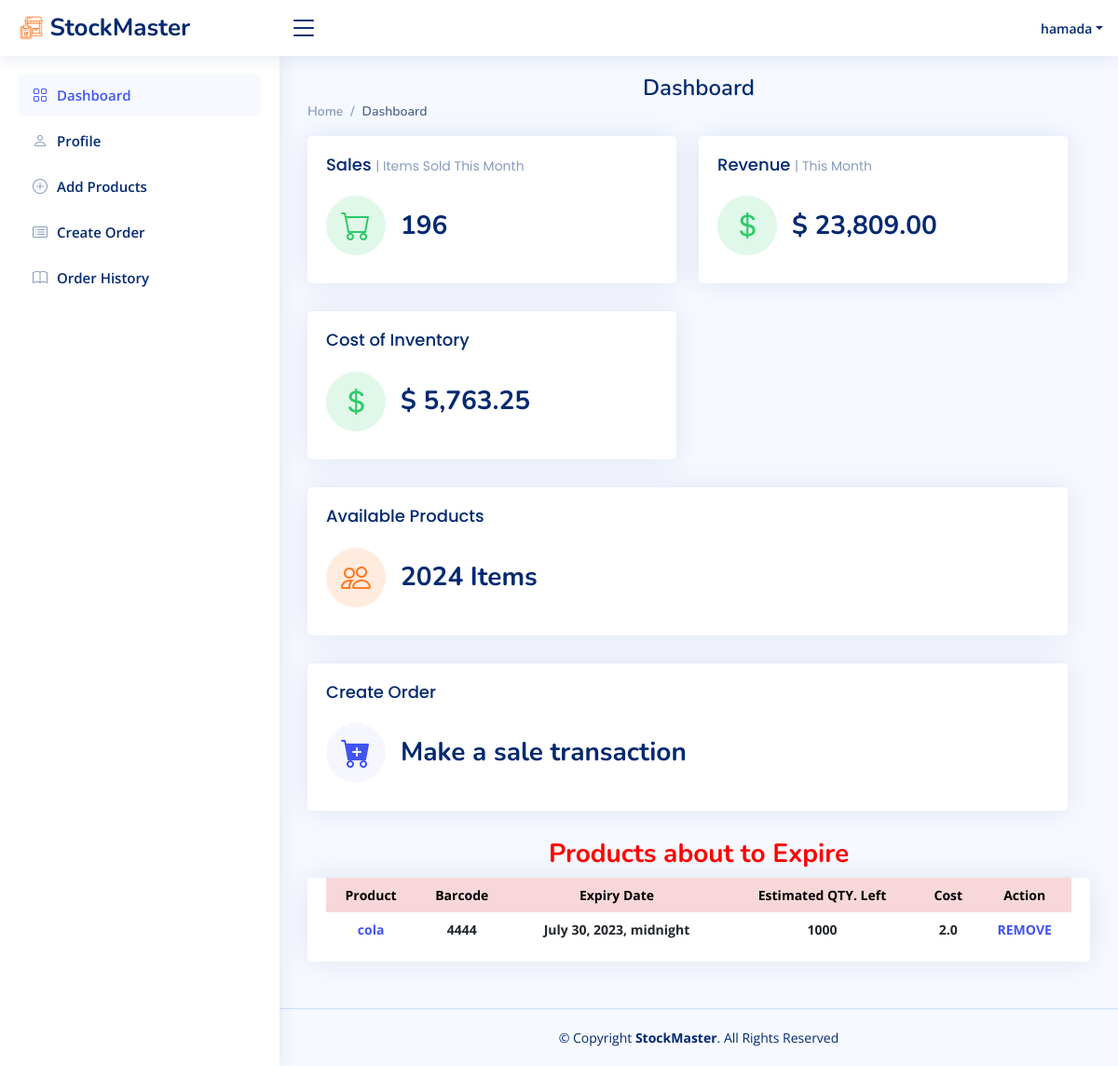
Before: /dashboard/ (signed in) with the older database file.
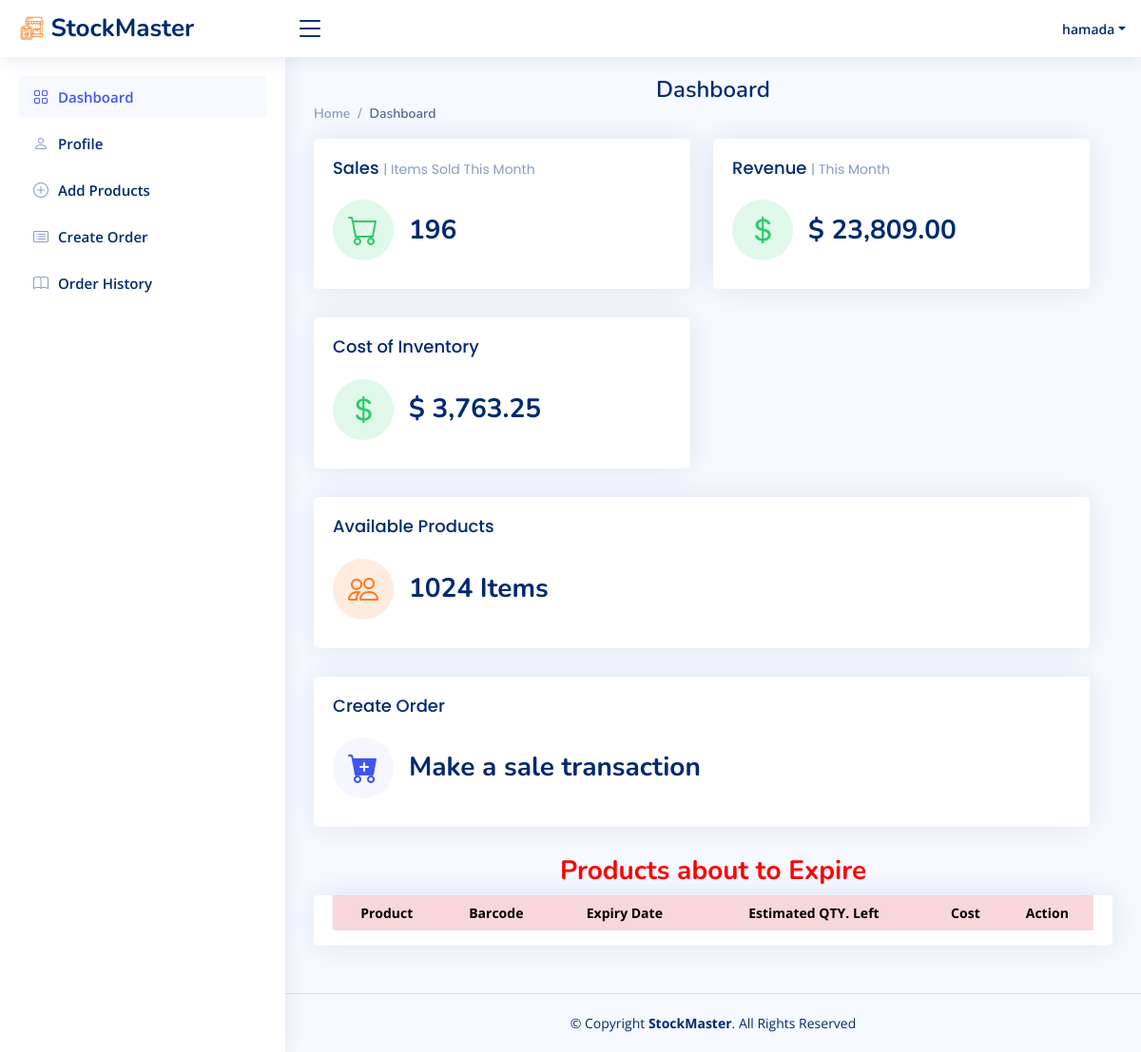
After: the same page with the newer database file.
### StockMaster_app/models.py (models this page shows)
class User(models.Model):
    f_name = models.CharField(max_length=255)
    l_name = models.CharField(max_length=255)
    s_name = models.CharField(max_length=255)
    email = models.CharField(max_length=255)
    password = models.CharField(max_length=255)
    created_at = models.DateTimeField(auto_now_add=True)
    updated_at = models.DateTimeField(auto_now=True)
    objects = UserManager()

class Prodcut(models.Model):
    p_name = models.CharField(max_length=255)
    p_barcode = models.IntegerField()
    expire_date = models.DateTimeField()
    cost = models.FloatField()
    qty = models.IntegerField()
    user = models.ForeignKey(User, on_delete=models.CASCADE, related_name='products')
    created_at = models.DateTimeField(auto_now_add=True)
    updated_at = models.DateTimeField(auto_now=True)

### StockMaster_app/views.py (the view)
# urls.py: path('dashboard/', views.dashboard, name='dashboard'),
def dashboard(request):
    current_date = timezone.now().date()
    user = check_session(request)
    if user:
        products = Prodcut.objects.filter(user=user)
    warning_products = []
    for product in products:
        days_delta = (product.expire_date.date() - current_date).days
        if days_delta <= 10:
            warning_products.append(product)
    products = Prodcut.objects.all()
    total_cost = 0
    formatted_total_cost = '0'
    for product in products:
        total_cost += product.qty * product.cost
        formatted_total_cost = "{:,.2f}".format(total_cost)
    products = Prodcut.objects.all()
    orders = Order.objects.all()
    total_qty = 0
    for product in products:
        total_qty += product.qty
    total_items_sold = 0
    for order in orders:
        total_qty -= order.qty_sell
        total_items_sold += order.qty_sell
    thirty_days_ago = timezone.now() - timedelta(days=30)
    orders_last_30_days = Order.objects.filter(created_at__gte = thirty_days_ago)
    totalValue_30days = 0
    formatted_totalValue_30days = 0
    for order in orders_last_30_days:
        totalValue_30days += order.totalValue
        formatted_totalValue_30days = "{:,.2f}".format(totalValue_30days)
    user = check_session(request)
    context = {
        'products': warning_products,
        'user' : user,
        'formatted_total_cost' : formatted_total_cost,
        'total_qty': total_qty,
        'total_items_sold' : total_items_sold,
        'formatted_totalValue_30days' : formatted_totalValue_30days,
    }
    return render(request, 'dashboard.html', context)

### StockMaster_app/models.py (called while the page is built)
    @property
    def totalValue(self):
        return self.p_price * self.qty_sell

### StockMaster_app/views.py (called while the page is built)
def check_session(request):
    if request.session.has_key('user') == True:
        user_session = User.objects.get(id=request.session['user'])
    else:
        user_session = False
    return user_session

### StockMaster_app/templates/dashboard.html (shortened to what this page needs)
{% load static %}
<!DOCTYPE html>
<html lang="en">
<head>
  <link rel="stylesheet" href="{% static 'vendor/bootstrap/css/bootstrap.min.css' %}">
  <link rel="stylesheet" href="{% static 'vendor/bootstrap-icons/bootstrap-icons.css' %}">
  <link rel="stylesheet" href="{% static 'vendor/boxicons/css/boxicons.min.css' %}">
  <link rel="stylesheet" href="{% static 'vendor/quill/quill.snow.css' %}">
  <link rel="stylesheet" href="{% static 'vendor/quill/quill.bubble.css' %}">
  <link rel="stylesheet" href="{% static 'vendor/remixicon/remixicon.css' %}">
  <link rel="stylesheet" href="{% static 'vendor/simple-datatables/style.css' %}">
  <link rel="stylesheet" href="{% static 'style.css' %}">
</head>
<body>
  <header id="header" class="header fixed-top d-flex align-items-center">
    <div class="d-flex align-items-center justify-content-between">
      <a href="#" class="logo d-flex align-items-center">
        <img src="{% static 'img/logo.png' %}" alt="">
        <span class="d-none d-lg-block">StockMaster</span>
      </a>
      <i class="bi bi-list toggle-sidebar-btn"></i>
    </div>
    <nav class="header-nav ms-auto">
      <ul class="d-flex align-items-center">
        <li class="nav-item dropdown pe-3">
          <a class="nav-link nav-profile d-flex align-items-center pe-0" href="#" data-bs-toggle="dropdown">
            <span class="d-none d-md-block dropdown-toggle ps-2">{{user.f_name}}</span>
          </a>
        </li>
      </ul>
    </nav>
  </header>
  {% if user %}
  <aside id="sidebar" class="sidebar">
    <ul class="sidebar-nav" id="sidebar-nav">
      <li class="nav-item">
        <a class="nav-link " href="/dashboard">
          <i class="bi bi-grid"></i>
          <span>Dashboard</span>
        </a>
      </li>
      <li class="nav-item">
        <a class="nav-link collapsed" href="/dashboard/profile">
          <i class="bi bi-person"></i>
          <span>Profile</span>
        </a>
      </li>
      <li class="nav-item">
        <a class="nav-link collapsed" href="/display_products">
          <i class="bi bi-plus-circle"></i>
          <span>Add Products</span>
        </a>
      </li>
      <li class="nav-item">
        <a class="nav-link collapsed" href="/order_page">
          <i class="bi bi-card-list"></i>
          <span>Create Order</span>
        </a>
      </li>
      <li class="nav-item">
        <a class="nav-link collapsed" href="{% url 'SM_app:display_orders_page' %}">
          <i class="bi bi-book"></i>
            <span>Order History</span>
        </a>
    </li>
    </ul>
  </aside>
  <main id="main" class="main">
    <div class="pagetitle">
      <h1>Dashboard</h1>
      <nav>
        <ol class="breadcrumb">
          <li class="breadcrumb-item"><a href="/dashboard">Home</a></li>
          <li class="breadcrumb-item active">Dashboard</li>
        </ol>
      </nav>
    </div>
    <section class="section dashboard">
      <div class="row">
          <div class="row">
            <div class="col-xxl-4 col-md-6">
              <div class="card info-card revenue-card">
                <div class="card-body">
                  <h5 class="card-title">Sales <span>| Items Sold This Month</span></h5>
                  <div class="d-flex align-items-center">
                    <div class="card-icon rounded-circle d-flex align-items-center justify-content-center">
                      <i class="bi bi-cart"></i>
                    </div>
                    <div class="ps-3">
                      <h6>{{total_items_sold}}</h6>
                    </div>
                  </div>
                </div>
              </div>
            </div>
            <div class="col-xxl-4 col-md-6">
              <div class="card info-card revenue-card">
                <div class="card-body">
                  <h5 class="card-title">Revenue <span>| This Month</span></h5>
                  <div class="d-flex align-items-center">
                    <div class="card-icon rounded-circle d-flex align-items-center justify-content-center">
                      <i class="bi bi-currency-dollar"></i>
                    </div>
                    <div class="ps-3">
                      <h6> $ {{formatted_totalValue_30days}} </h6>
                    </div>
                  </div>
                </div>
              </div>
            </div>
            <div class="col-xxl-4 col-md-6">
              <div class="card info-card revenue-card">
                <div class="card-body">
                  <h5 class="card-title">Cost of Inventory</h5>
                  <div class="d-flex align-items-center">
                    <div class="card-icon rounded-circle d-flex align-items-center justify-content-center">
                      <i class="bi bi-currency-dollar"></i>
                    </div>
                    <div class="ps-3">
                      <h6>$ {{ formatted_total_cost }}</h6>
                    </div>
                  </div>
                </div>
              </div>
            </div>
          </div>
          <div class="row">
            <div class="col-xxl-4 col-xl-12">
              <a href="/all_product">
                <div class="card info-card customers-card">
                  <div class="card-body">
                    <h5 class="card-title">Available Products</span></h5>
                    <div class="d-flex align-items-center">
                      <div class="card-icon rounded-circle d-flex align-items-center justify-content-center">
                        <i class="bi bi-people"></i>
                      </div>
                      <div class="ps-3">
                        <h6>{{ total_qty }} Items</h6>
                      </div>
                    </div>
                  </div>
                </div>
              </a>
            </div>
            <div class="col-xxl-4 col-xl-12">
              <a href="/order_page">
                <div class="card info-card sales-card">
                  <div class="card-body">
                    <h5 class="card-title">Create Order</span></h5>
                    <div class="d-flex align-items-center">
                      <div class="card-icon rounded-circle d-flex align-items-center justify-content-center">
                        <i class="bi bi-cart-plus-fill"></i>
                      </div>
                      <div class="ps-3">
                        <h6>Make a sale transaction</h6>
                      </div>
                    </div>
                  </div>
              </a>
            </div>
          </div>
        </div>
      <h3>
        <strong>Products about to Expire</strong>
    </h3>
    <div class="col-12">
        <div class="card top-selling overflow-auto">
            <div class="card-body pb-0">
                <table class="table table-borderless">
                    <thead>
                        <tr class="table-danger">
                            <th scope="col">Product</th>
                            <th scope="col">Barcode</th>
                            <th scope="col">Expiry Date</th>
                            <th scope="col">Estimated QTY. Left</th>
                            <th scope="col">Cost</th>
                            <th scope="col">Action</th>
                        </tr>
                    </thead>
                    <tbody>
                        {% for product in products %}
                        <tr>
                            <th scope="row">
                                <a href="#">{{ product.p_name }}</a>
                            </th>
                            <td class="fw-bold">{{ product.p_barcode }}</td>
                            <td class="fw-bold">{{ product.expire_date }}</td>
                            <td class="fw-bold">{{ product.qty }}</td>
                            <td class="fw-bold">{{ product.cost }}</td>
                            <td class="fw-bold">
                              <a href="{% url 'SM_app:remove_product_process' product_id=product.id %}">REMOVE</a>
                            </td>
                        </tr>
                        {% endfor %}
                    </tbody>
                </table>
            </div>
        </div>
    </div>
    </section>
  </main>
  <footer id="footer" class="footer">
    <div class="copyright">
      &copy; Copyright <strong><span>StockMaster</span></strong>. All Rights Reserved
    </div>
  </footer>
  {% endif %}
</body>
</html>

### StockMaster_app/static/style.css (style rules this page uses)
:root { scroll-behavior: smooth; }
body { font-family: "Open Sans", sans-serif; background: #f6f9ff; color: #444444; }
a { color: #4154f1; text-decoration: none; }
h1, h2, h3, h4, h5, h6 { font-family: "Nunito", sans-serif; }
#main { margin-top: 60px; padding: 20px 30px; transition: all 0.3s; }
.pagetitle { margin-bottom: 10px; }
.pagetitle h1 { font-size: 24px; margin-bottom: 0; font-weight: 600; color: #012970; }
.card { margin-bottom: 30px; border: none; border-radius: 5px; box-shadow: 0px 0 30px rgba(1, 41, 112, 0.1); }
.card-title { padding: 20px 0 15px 0; font-size: 18px; font-weight: 500; color: #012970; font-family: "Poppins", sans-serif; }
.card-title span { color: #899bbd; font-size: 14px; font-weight: 400; }
.card-body { padding: 0 20px 20px 20px; }
.breadcrumb { font-size: 14px; font-family: "Nunito", sans-serif; color: #899bbd; font-weight: 600; }
.breadcrumb a { color: #899bbd; transition: 0.3s; }
.breadcrumb .breadcrumb-item::before { color: #899bbd; }
.breadcrumb .active { color: #51678f; font-weight: 600; }
.logo { line-height: 1; }
@media (min-width: 1200px) { .logo { width: 280px; } }
.logo img { max-height: 26px; margin-right: 6px; }
.logo span { font-size: 26px; font-weight: 700; color: #012970; font-family: "Nunito", sans-serif; }
.header { transition: all 0.5s; z-index: 997; height: 60px; box-shadow: 0px 2px 20px rgba(1, 41, 112, 0.1); background-color: #fff; padding-left: 20px; }
.header .toggle-sidebar-btn { font-size: 32px; padding-left: 10px; cursor: pointer; color: #012970; }
.header-nav ul { list-style: none; }
.header-nav>ul { margin: 0; padding: 0; }
.header-nav .nav-profile { color: #012970; }
.header-nav .nav-profile span { font-size: 14px; font-weight: 600; }
.sidebar { position: fixed; top: 60px; left: 0; bottom: 0; width: 300px; z-index: 996; transition: all 0.3s; padding: 20px; overflow-y: auto; scrollbar-width: thin; scrollbar-color: #aab7cf transparent; box-shadow: 0px 0px 20px rgba(1, 41, 112, 0.1); background-color: #fff; }
@media (min-width: 1200px) { #main, #footer { margin-left: 300px; } }
.sidebar-nav { padding: 0; margin: 0; list-style: none; }
.sidebar-nav li { padding: 0; margin: 0; list-style: none; }
.sidebar-nav .nav-item { margin-bottom: 5px; }
.sidebar-nav .nav-link { display: flex; align-items: center; font-size: 15px; font-weight: 600; color: #4154f1; transition: 0.3; background: #f6f9ff; padding: 10px 15px; border-radius: 4px; }
.sidebar-nav .nav-link i { font-size: 16px; margin-right: 10px; color: #4154f1; }
.sidebar-nav .nav-link.collapsed { color: #012970; background: #fff; }
.sidebar-nav .nav-link.collapsed i { color: #899bbd; }
.dashboard .info-card { padding-bottom: 10px; }
.dashboard .info-card h6 { font-size: 28px; color: #012970; font-weight: 700; margin: 0; padding: 0; }
.dashboard .card-icon { font-size: 32px; line-height: 0; width: 64px; height: 64px; flex-shrink: 0; flex-grow: 0; }
.dashboard .sales-card .card-icon { color: #4154f1; background: #f6f6fe; }
.dashboard .revenue-card .card-icon { color: #2eca6a; background: #e0f8e9; }
.dashboard .customers-card .card-icon { color: #ff771d; background: #ffecdf; }
.dashboard .top-selling { font-size: 14px; }
.dashboard .top-selling .table thead { background: #f6f6fe; }
.dashboard .top-selling .table thead th { border: 0; }
.footer { padding: 20px 0; font-size: 14px; transition: all 0.3s; border-top: 1px solid #cddfff; }
.footer .copyright { text-align: center; color: #012970; }

### StockMaster_app/templates/dashboard.html (style rules this page uses)
h1, h3 { text-align: center; color: red; }
.col-12 { text-align: center; }

Changed rows visible on the page:
removed Prodcut: p_name "cola", p_barcode "4444", expire_date "July 30, 2023, midnight", qty "1000", cost "2.0"
Other visible differences:
{{ total_qty }}: "2024" → "1024"
text no longer shown: "5,763.25"
text now shown: "3,763.25"
